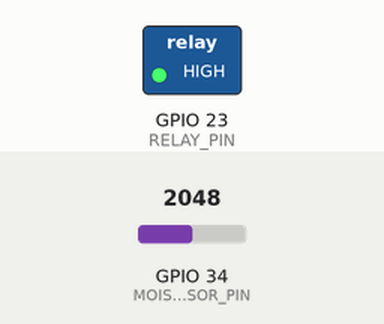
Bench run of a sketch on a simulated ESP32. Shown: switched loads named in the sketch (green lamp = pin HIGH). The inputs (shaded band) are chosen by the test bench; at power-on: GPIO 34 (MOISTURE_SENSOR_PIN) = 2048. WiFi joins after 1.5 s; servers stay silent unless stated; what the sketch prints to the serial monitor is not drawn.

Above: at 3.7 s.
3.8 s: GPIO 34 (MOISTURE_SENSOR_PIN) set to 2881
5.3 s: GPIO 34 (MOISTURE_SENSOR_PIN) set to 2983
At 6.7 s:
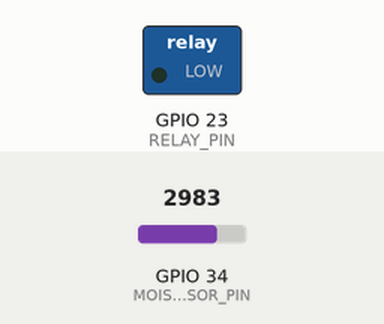
Timing chart, 0 to 8.3 s (numbered marks = the images above; inputs shaded):
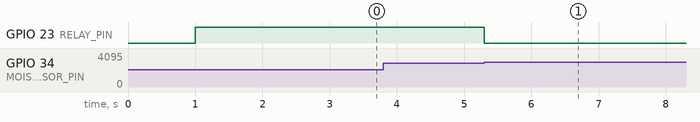

The sketch:

firmware.ino
```cpp
#include <WiFi.h>
#include <WebServer.h>
#include <WebSocketsServer.h>
#include <ArduinoJson.h>

// Hardware Configuration
#define RELAY_PIN 23  // Changed from D1 to GPIO 23
#define MOISTURE_SENSOR_PIN 34  // Changed from A0 to GPIO 34 (ADC1_CH6)

// System Settings
int moistureThreshold = 40;       // Default moisture threshold (%)
bool autoMode = true;            // Start in automatic mode
unsigned long wateringDuration = 5000; // Watering duration in ms

// WiFi Configuration
const char* wifiSSID = "WIFI";
const char* wifiPassword = "12345678";

// Web Server Objects
WebServer server(80);
WebSocketsServer webSocket(81);

// System Variables
bool pumpStatus = false;
unsigned long pumpStartTime = 0;

// Embedded HTML with JavaScript (same as before)
const char* htmlContent = R"rawliteral(
<!DOCTYPE html>
<html>
<head>
    <title>Smart Irrigation</title>
    <meta name="viewport" content="width=device-width, initial-scale=1.0">
    <style>
        body { font-family: Arial, sans-serif; margin: 20px; background: #f5f5f5; }
        .card { background: white; border-radius: 8px; padding: 15px; margin-bottom: 15px; box-shadow: 0 2px 4px rgba(0,0,0,0.1); }
        .status { display: flex; justify-content: space-between; margin: 10px 0; }
        .status-label { font-weight: bold; }
        .pump-status { font-weight: bold; color: #e74c3c; }
        .pump-status.on { color: #2ecc71; }
        button { width: 100%; padding: 10px; margin: 5px 0; border: none; border-radius: 4px; font-size: 16px; }
        .btn-on { background: #2ecc71; color: white; }
        .btn-off { background: #e74c3c; color: white; }
        .btn-auto { background: #3498db; color: white; }
        .slider-container { margin: 15px 0; }
        .threshold-value { text-align: center; font-size: 18px; margin: 5px 0; }
    </style>
</head>
<body>
    <div class="card">
        <h1>Smart Irrigation System</h1>
        <div class="status">
            <span class="status-label">Soil Moisture:</span>
            <span id="moistureValue">--%</span>
        </div>
        <div class="status">
            <span class="status-label">Pump Status:</span>
            <span class="pump-status" id="pumpStatus">OFF</span>
        </div>
        <div class="status">
            <span class="status-label">Mode:</span>
            <span id="modeStatus">Auto</span>
        </div>
    </div>

    <div class="card">
        <h2>Controls</h2>
        <button id="btnPumpOn" class="btn-on">Turn Pump ON</button>
        <button id="btnPumpOff" class="btn-off">Turn Pump OFF</button>
        <button id="btnAutoMode" class="btn-auto">Toggle Auto Mode</button>
    </div>

    <div class="card">
        <h2>Settings</h2>
        <div class="slider-container">
            <div class="status-label">Moisture Threshold:</div>
            <input type="range" id="thresholdSlider" min="0" max="100" value="40">
            <div class="threshold-value" id="thresholdValue">40%</div>
        </div>
    </div>

    <script>
        var socket = new WebSocket('ws://' + window.location.hostname + ':81/');

        socket.onmessage = function(event) {
            var data = JSON.parse(event.data);
            document.getElementById('moistureValue').textContent = data.moisture + '%';

            var pumpStatus = document.getElementById('pumpStatus');
            pumpStatus.textContent = data.pumpStatus ? 'ON' : 'OFF';
            pumpStatus.className = 'pump-status' + (data.pumpStatus ? ' on' : '');

            document.getElementById('modeStatus').textContent = data.autoMode ? 'Auto' : 'Manual';
            document.getElementById('thresholdSlider').value = data.threshold;
            document.getElementById('thresholdValue').textContent = data.threshold + '%';
        };

        document.getElementById('btnPumpOn').addEventListener('click', function() {
            socket.send(JSON.stringify({command: 'pump_on'}));
        });

        document.getElementById('btnPumpOff').addEventListener('click', function() {
            socket.send(JSON.stringify({command: 'pump_off'}));
        });

        document.getElementById('btnAutoMode').addEventListener('click', function() {
            var mode = document.getElementById('modeStatus').textContent === 'Auto';
            socket.send(JSON.stringify({command: mode ? 'auto_off' : 'auto_on'}));
        });

        document.getElementById('thresholdSlider').addEventListener('input', function() {
            var value = this.value;
            document.getElementById('thresholdValue').textContent = value + '%';
            socket.send(JSON.stringify({threshold: parseInt(value)}));
        });
    </script>
</body>
</html>
)rawliteral";

void setup() {
  Serial.begin(115200);
  delay(1000);

  // Initialize hardware
  pinMode(RELAY_PIN, OUTPUT);
  digitalWrite(RELAY_PIN, HIGH); // Start with pump off

  // Connect to WiFi
  WiFi.begin(wifiSSID, wifiPassword);

  Serial.println("\nConnecting to WiFi...");
  while (WiFi.status() != WL_CONNECTED) {
    delay(500);
    Serial.print(".");
  }

  Serial.println("\nWiFi Connected");
  Serial.print("IP Address: ");
  Serial.println(WiFi.localIP());

  // Start WebSocket server
  webSocket.begin();
  webSocket.onEvent(webSocketEvent);

  // Configure web server
  server.on("/", HTTP_GET, []() {
    server.send(200, "text/html", htmlContent);
  });

  server.on("/status", HTTP_GET, []() {
    StaticJsonDocument<200> doc;
    doc["moisture"] = readMoisture();
    doc["pumpStatus"] = pumpStatus;
    doc["autoMode"] = autoMode;
    doc["threshold"] = moistureThreshold;

    String jsonString;
    serializeJson(doc, jsonString);
    server.send(200, "application/json", jsonString);
  });

  server.begin();
  Serial.println("HTTP server started");
}

void loop() {
  server.handleClient();
  webSocket.loop();

  // Automatic watering logic
  if (autoMode) {
    int currentMoisture = readMoisture();

    if (pumpStatus) {
      // Check if watering duration has elapsed
      if (millis() - pumpStartTime >= wateringDuration) {
        stopPump();
      }
    } else {
      // Check if soil is too dry
      if (currentMoisture < moistureThreshold) {
        startPump();
      }
    }
  }

  // Broadcast status every 2 seconds
  static unsigned long lastBroadcast = 0;
  if (millis() - lastBroadcast > 2000) {
    broadcastStatus();
    lastBroadcast = millis();
  }
}

void startPump() {
  digitalWrite(RELAY_PIN, LOW);
  pumpStatus = true;
  pumpStartTime = millis();
  Serial.println("Pump STARTED");
}

void stopPump() {
  digitalWrite(RELAY_PIN, HIGH);
  pumpStatus = false;
  Serial.println("Pump STOPPED");
}

int readMoisture() {
  int sensorValue = analogRead(MOISTURE_SENSOR_PIN);
  // ESP32 has 12-bit ADC (0-4095) instead of ESP8266's 10-bit (0-1023)
  int moisturePercent = map(sensorValue, 4095, 1200, 0, 100); // Adjusted for ESP32's ADC range
  moisturePercent = constrain(moisturePercent, 0, 100);
  return moisturePercent;
}

void webSocketEvent(uint8_t num, WStype_t type, uint8_t * payload, size_t length) {
  switch(type) {
    case WStype_DISCONNECTED:
      Serial.printf("[%u] Disconnected\n", num);
      break;
    case WStype_CONNECTED:
      {
        IPAddress ip = webSocket.remoteIP(num);
        Serial.printf("[%u] Connected from %d.%d.%d.%d\n", num, ip[0], ip[1], ip[2], ip[3]);
        broadcastStatus();
      }
      break;
    case WStype_TEXT:
      handleWebSocketMessage((char*)payload);
      break;
  }
}

void handleWebSocketMessage(char* payload) {
  StaticJsonDocument<200> doc;
  DeserializationError error = deserializeJson(doc, payload);

  if (error) {
    Serial.print("WebSocket error: ");
    Serial.println(error.c_str());
    return;
  }

  if (doc.containsKey("command")) {
    String command = doc["command"];
    if (command == "pump_on") startPump();
    else if (command == "pump_off") stopPump();
    else if (command == "auto_on") autoMode = true;
    else if (command == "auto_off") autoMode = false;
  }

  if (doc.containsKey("threshold")) {
    moistureThreshold = doc["threshold"];
    Serial.print("Threshold set to: ");
    Serial.println(moistureThreshold);
  }

  broadcastStatus();
}

void broadcastStatus() {
  StaticJsonDocument<200> doc;
  doc["moisture"] = readMoisture();
  doc["pumpStatus"] = pumpStatus;
  doc["autoMode"] = autoMode;
  doc["threshold"] = moistureThreshold;

  String jsonString;
  serializeJson(doc, jsonString);
  webSocket.broadcastTXT(jsonString);
}
```

Measured:
- the behaviour switches between 2937 and 2938 on GPIO 34 (MOISTURE_SENSOR_PIN) (found by bisection; images 0 and 1)
- after the input at 3.8 s, every drawn part: stays the same
- after the input at 5.3 s, GPIO 23 (RELAY_PIN): HIGH → LOW at once
